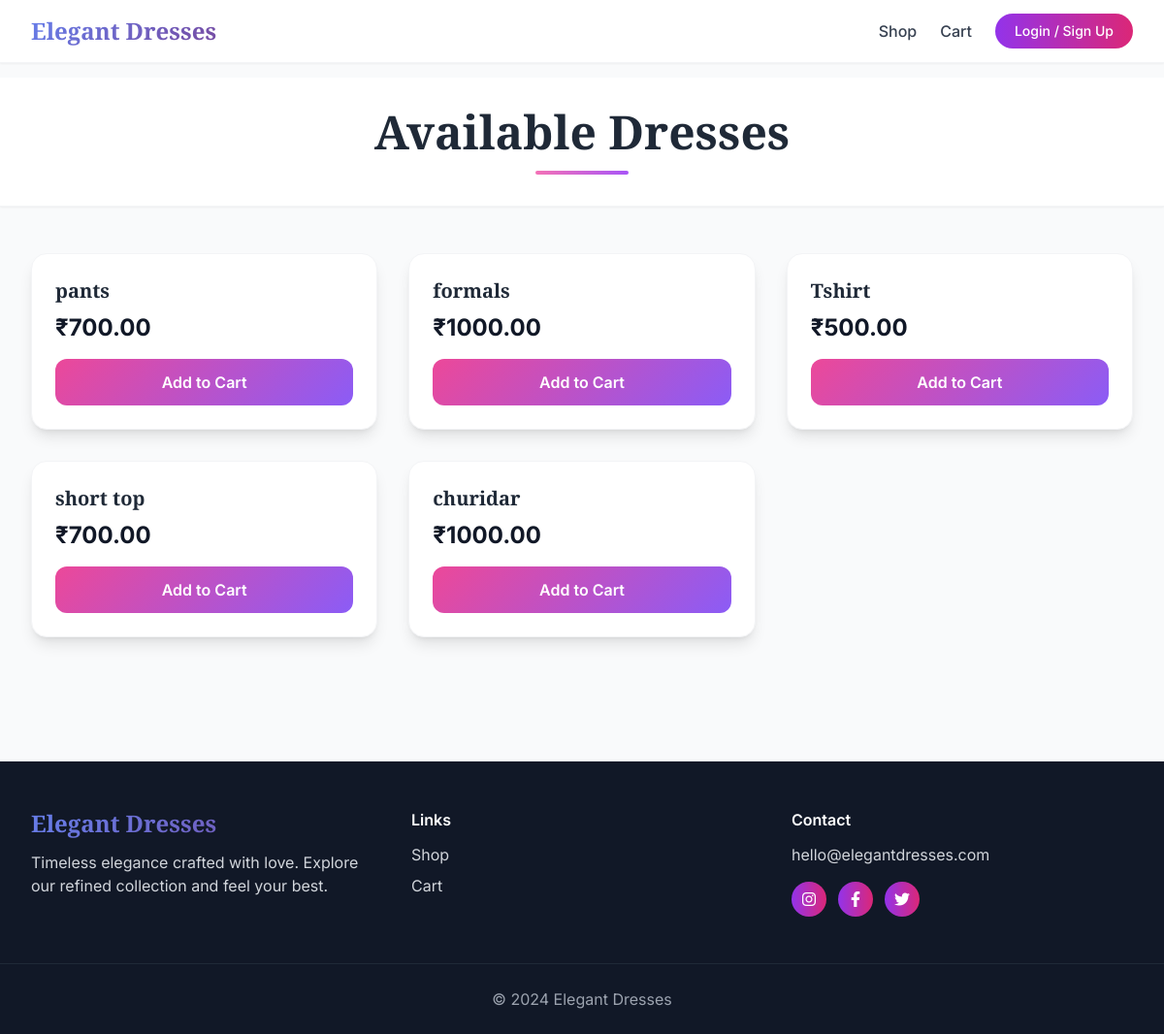
/items, run on the app's committed database.
### app.py (models this page shows)
class Item(db.Model):
    id = db.Column(db.Integer, primary_key=True)
    name = db.Column(db.String(120), nullable=False)
    price = db.Column(db.Float, nullable=False, default=0.0)
    image_url = db.Column(db.String(500), nullable=True)
    created_at = db.Column(db.DateTime, default=datetime.utcnow)

### app.py (the view)
@app.route('/items')
def items():
    items = Item.query.order_by(Item.created_at.desc()).all()
    return render_template('items.html', items=items, user=current_user())

### app.py (called while the page is built)
def current_user():
    uid = session.get('user_id')
    if not uid:
        return None
    return User.query.get(uid)

### templates/items.html (shortened to what this page needs)
{% extends "base_v2.html" %}
{% block content %}
  <div class="bg-white shadow-sm border-b border-gray-100">
    <div class="max-w-7xl mx-auto px-4 sm:px-6 lg:px-8 py-8">
      <h2 class="text-4xl md:text-5xl font-playfair font-bold text-gray-800 text-center">Available Dresses</h2>
      <div class="w-24 h-1 bg-gradient-to-r from-pink-400 to-purple-500 mx-auto mt-4 rounded-full"></div>
    </div>
  </div>
  <div class="max-w-7xl mx-auto px-4 sm:px-6 lg:px-8 py-12">
    <div class="grid-container">
      {% for item in items %}
      <div class="card-hover bg-white rounded-2xl shadow-lg overflow-hidden border border-gray-100">
        <div class="p-6">
          <h3 class="text-xl font-playfair font-semibold text-gray-800 mb-2">{{ item.name }}</h3>
          <p class="text-2xl font-bold text-gray-900 mb-4">₹{{ '%.2f'|format(item.price) }}</p>
          <form action="{{ url_for('add_to_cart', item_id=item.id) }}" method="post" class="w-full">
            <button type="submit" class="add-to-cart-btn w-full text-white font-semibold py-3 px-6 rounded-xl">Add to Cart</button>
          </form>
        </div>
      </div>
      {% endfor %}
    </div>
  </div>
{% endblock %}

### templates/items.html (style rules this page uses)
.font-playfair { font-family: 'Playfair Display', serif; }
.font-inter { font-family: 'Inter', sans-serif; }
.card-hover { transition: all 0.3s ease; }
.add-to-cart-btn { background: linear-gradient(135deg, #ec4899 0%, #8b5cf6 100%); transition: all 0.3s ease; }
.grid-container { display: grid; grid-template-columns: repeat(auto-fill, minmax(320px, 1fr)); gap: 2rem; }

### templates/base_v2.html (style rules this page uses)
.font-playfair { font-family: 'Playfair Display', serif; }
.font-inter { font-family: 'Inter', sans-serif; }
.card-hover { transition: all 0.3s ease; }

### data on the page
Item: name "pants", price "700.00"
Item: name "formals", price "1000.00"
Item: name "Tshirt", price "500.00"
Item: name "short top", price "700.00"
Item: name "churidar", price "1000.00"
